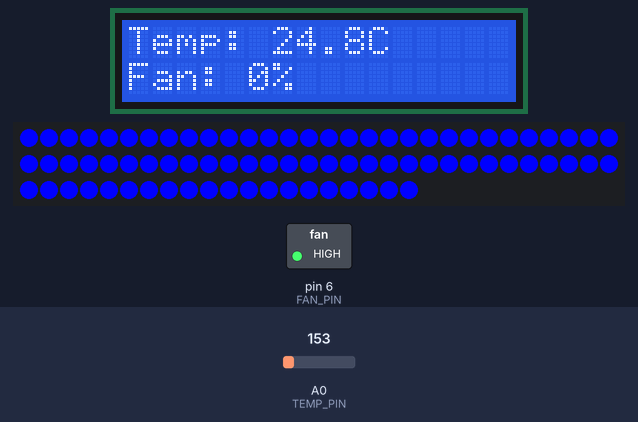
This sketch was run on a simulated Arduino Uno, built with avr-gcc and run on an emulated ATmega328P. Parts: 16×2 character LCD, 80 RGB LEDs in strip order, left to right, continuing on the next row, switched loads named in the sketch (green lamp = pin HIGH). The test bench sets the inputs (shaded band); at power-on: A0 (TEMP_PIN) = 153.

Above: at 2.2 s.
2.3 s: A0 (TEMP_PIN) set to 171
At 3.1 s:
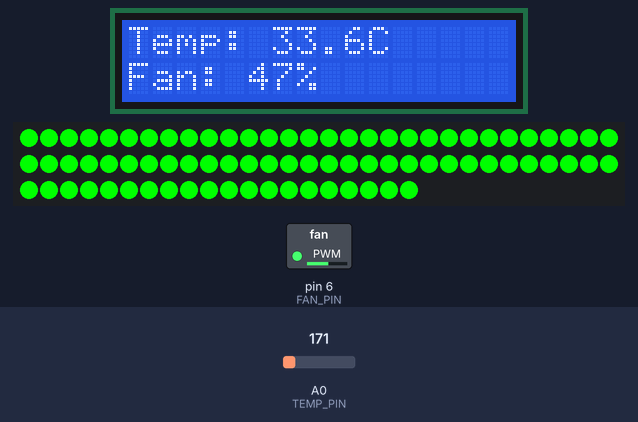
3.8 s: A0 (TEMP_PIN) set to 133
At 5.1 s:
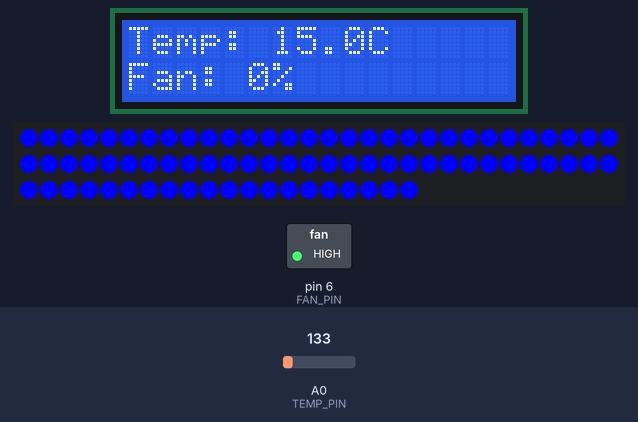
5.4 s: A0 (TEMP_PIN) set to 114
At 6.1 s:
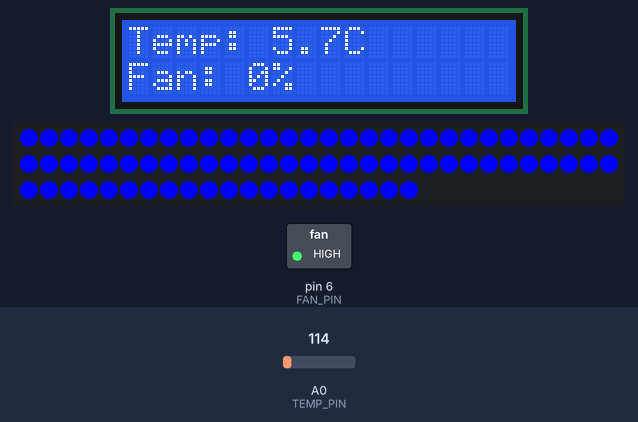
Timing chart, 0 to 8.4 s (numbered marks = the images above; inputs shaded):
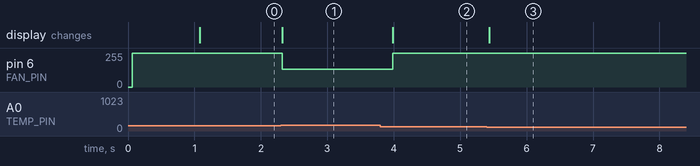

Measured:
- the behaviour switches between 163 and 164 on A0 (TEMP_PIN) (found by bisection; images 0 and 1)
- after the input at 2.3 s, pin 6 (FAN_PIN): 255/255 → 135/255 at once; the display: changes at once (image 1)
- after the input at 3.8 s, pin 6 (FAN_PIN): 135/255 → 255/255 after 0.18 s; the display: changes after 0.19 s (image 2)
- after the input at 5.4 s, the display: changes at once (image 3)

The sketch:

heat_management_system.ino
```cpp
#include <LiquidCrystal.h>
#include <Adafruit_NeoPixel.h>

// LCD pins
LiquidCrystal lcd(12, 11, 5, 4, 3, 2);

// NeoPixel Strip
#define LED_PIN    9
#define LED_COUNT  80
Adafruit_NeoPixel strip(LED_COUNT, LED_PIN, NEO_GRB + NEO_KHZ800);

// Fan & Temp
#define FAN_PIN   6
#define TEMP_PIN  A0

void setStripColor(int r, int g, int b) {
  for (int i = 0; i < LED_COUNT; i++) {
    strip.setPixelColor(i, strip.Color(r, g, b));
  }
  strip.show();
}

void setup() {
  lcd.begin(16, 2);
  strip.begin();
  strip.show();
  pinMode(FAN_PIN, OUTPUT);
  analogWrite(FAN_PIN, 255); // PMOS off at startup
  lcd.print("System Ready");
  delay(1000);
  lcd.clear();
}

void loop() {
  // TMP36 temperature conversion
  int raw = analogRead(TEMP_PIN);
  float voltage = raw * (5.0 / 1023.0);
  float tempC = (voltage - 0.5) * 100.0;

  int fanSpeed;

  if (tempC > 85) {
    fanSpeed = 255;
    setStripColor(255, 0, 0);       // RED — critical
  } else if (tempC > 60) {
    fanSpeed = 180;
    setStripColor(255, 180, 0);     // YELLOW — hot
  } else if (tempC > 30) {
    fanSpeed = 120;
    setStripColor(0, 255, 0);       // GREEN — warm
  } else {
    fanSpeed = 0;
    setStripColor(0, 0, 255);       // BLUE — safe
  }

  // Invert PWM for PMOS high-side driver
  analogWrite(FAN_PIN, 255 - fanSpeed);

  // Update LCD
  lcd.setCursor(0, 0);
  lcd.print("Temp: ");
  lcd.print(tempC, 1);
  lcd.print("C  ");
  lcd.setCursor(0, 1);
  lcd.print("Fan: ");
  lcd.print(map(fanSpeed, 0, 255, 0, 100));
  lcd.print("%  ");

  delay(200);
}
```
